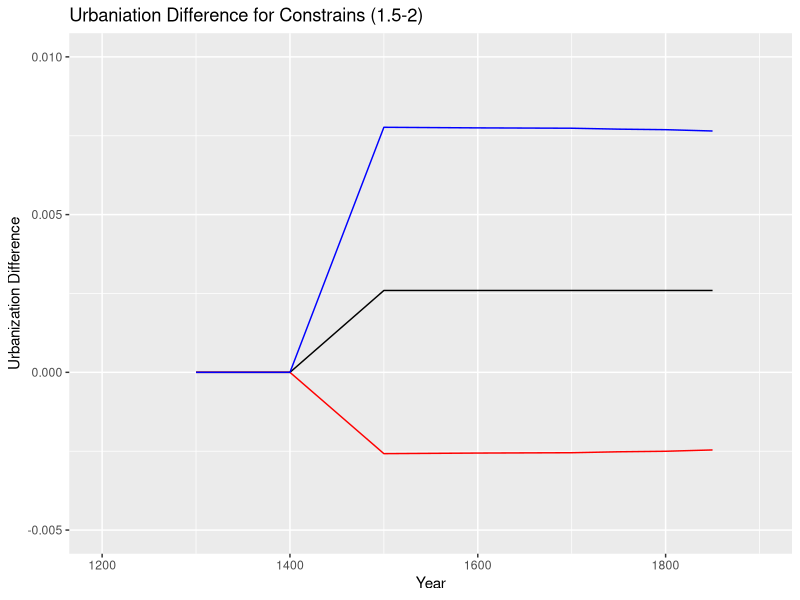
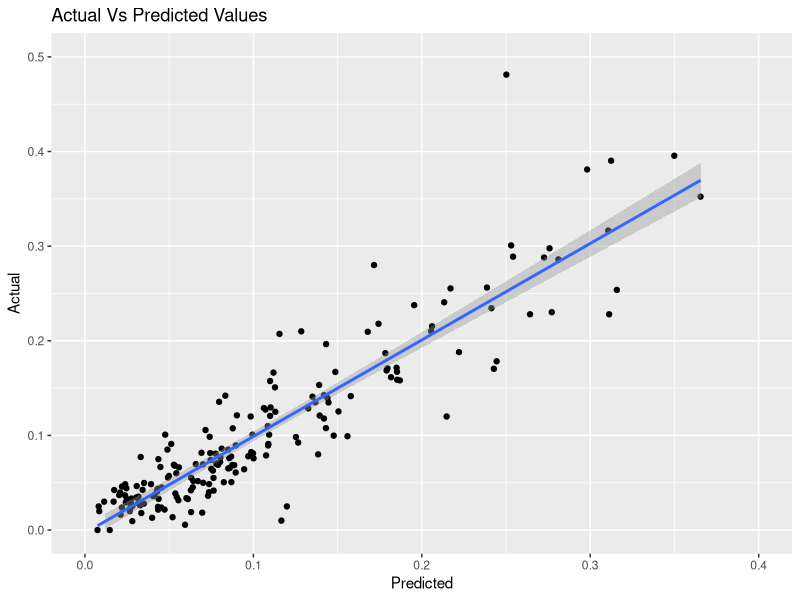
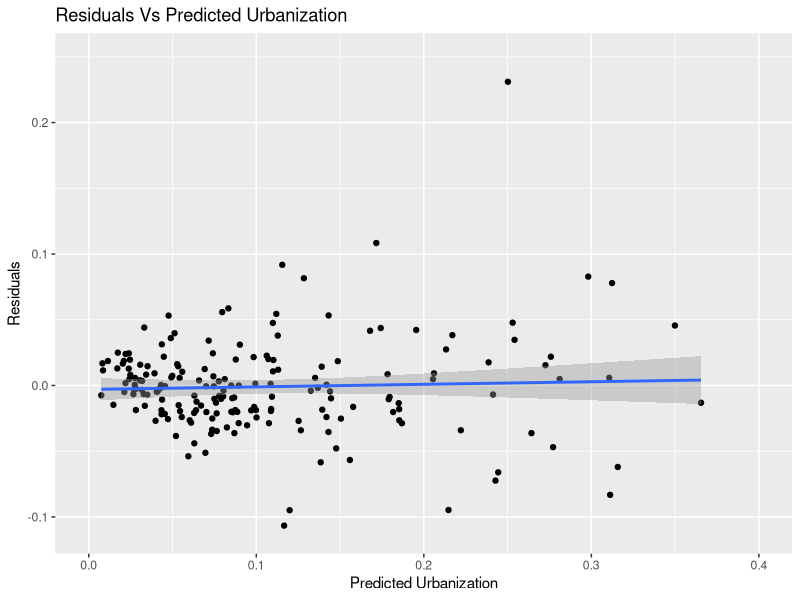
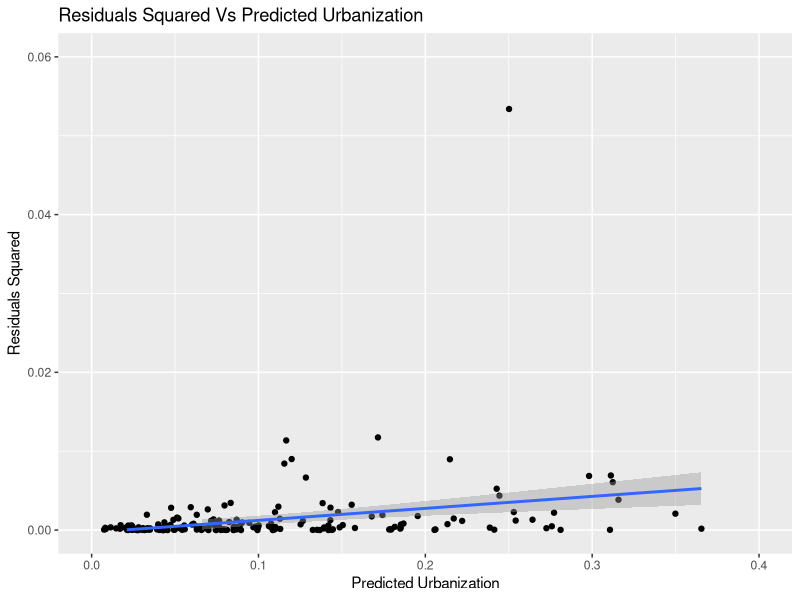
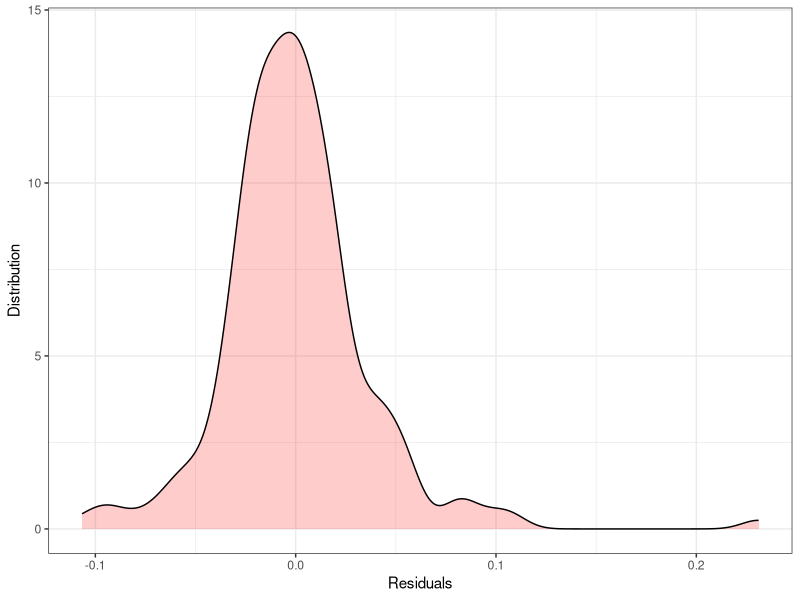
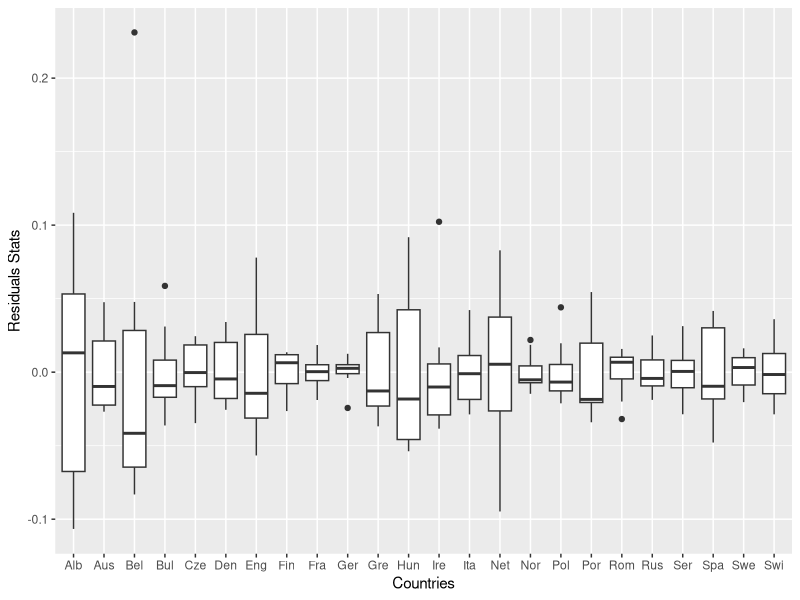

R code for these plots, in order:
## ---- chunk 1
knitr::opts_chunk$set(echo = TRUE)
## ---- chunk 2
#load required libraries here using library() command
library(ggplot2)
library(dplyr)
## ---- chunk 3
# Data as a data frame
dat <- read.csv("1RAJ.csv", sep=",")

print(summary(dat))

# Addition of column for the M_t indicator 
datos <- data.frame(mutate(dat, m_t = ifelse(dat$year >= 1500, 1, 0)))

print(summary(datos))
## ---- chunk 4
# This code generates the linear model for question a). 
f_model <- lm(urbanization ~ factor(year) + factor(country) + I(westernEurope*m_t) + I(coastToArea*atlTrade) + I(initialConstr*m_t) + I(coastToArea*atlTrade*initialConstr) + 0, datos)

f_m <- summary(f_model)
print(f_m)

# This code generates the confidence interval for each coefficient.
confint(f_model, level = 0.95)
## ---- chunk 5
# Data setup for two identical countries with different initial constrains
italy_fr <- filter(datos, country=='Italy')
italy_fr$initialConstr <- 1.5
italy_sc <- filter(datos, country=='Italy')
italy_sc$initialConstr <- 2

# Model calculation
ita_fr <- data.frame(predict(f_model, italy_fr, interval = "confidence"))
ita_sc <- data.frame(predict(f_model, italy_sc, interval = "confidence"))
ita_ddf <- data.frame(ita_fr - ita_sc)
ita_ddf <- mutate(ita_ddf, year=italy_fr$year)

# Graph 
ggplot() + 
  geom_path(data=ita_ddf, aes(x=year, y=fit), color='black') +
  geom_path(data=ita_ddf, aes(x=year, y=lwr), color='red') +
  geom_path(data=ita_ddf, aes(x=year, y=upr), color='blue') + 
  ylim(-0.005, 0.01) + xlim(1200, 1900) + ylab("Urbanization Difference") + xlab("Year") + ggtitle("Urbaniation Difference for Constrains (1.5-2)")

## ---- chunk 6
# Data Cleaning
countries_out_fit = c("India", "Japan", "China", "Turkey")
for (coun in countries_out_fit) {
  datos <- filter(datos, country != coun)
}

# Modeling data set
mod <- data.frame(predict(f_model, datos, interval = "predict"))
datos <- mutate(datos, urb_predicted = mod$fit)

# Graph of Actual vs Predicted urbanization index
ggplot(datos) + aes(x = urb_predicted, y = urbanization) + geom_point() + ylim(0, 0.5) + xlim(0, 0.4) + ylab("Actual") + xlab("Predicted") + ggtitle("Actual Vs Predicted Values") + stat_smooth(method = "lm")
## ---- chunk 7

datos <- mutate(datos, residual = datos$urbanization-datos$urb_predicted)
datos <- mutate(datos, resid_sq = residual^2)

ggplot(datos) + aes(x = urb_predicted, y = residual) + geom_point() + ylim(-0.11, 0.25) + xlim(0, 0.4) + ylab("Residuals") + xlab("Predicted Urbanization") + ggtitle("Residuals Vs Predicted Urbanization") + stat_smooth(method= 'lm')

ggplot(datos) + aes(x = urb_predicted, y = resid_sq) + geom_point() + ylim(0, 0.06) + xlim(0, 0.4) + ylab("Residuals Squared") + xlab("Predicted Urbanization") + ggtitle("Residuals Squared Vs Predicted Urbanization") + stat_smooth(method = 'lm')

## ---- chunk 8
# Distribution of residuals
ggplot(datos, aes(x = residual)) + ylab("Distribution") + xlab("Residuals") +  
  geom_density(colour='black', fill='red', alpha=0.2) + theme_bw()

# Boxplot of residuals by country
datos <- mutate(datos, country_ini = substr(datos$country, 1, 3))

ggplot(datos, aes(x=country_ini, y=residual)) + geom_boxplot() + ylab("Residuals Stats") + xlab("Countries")

